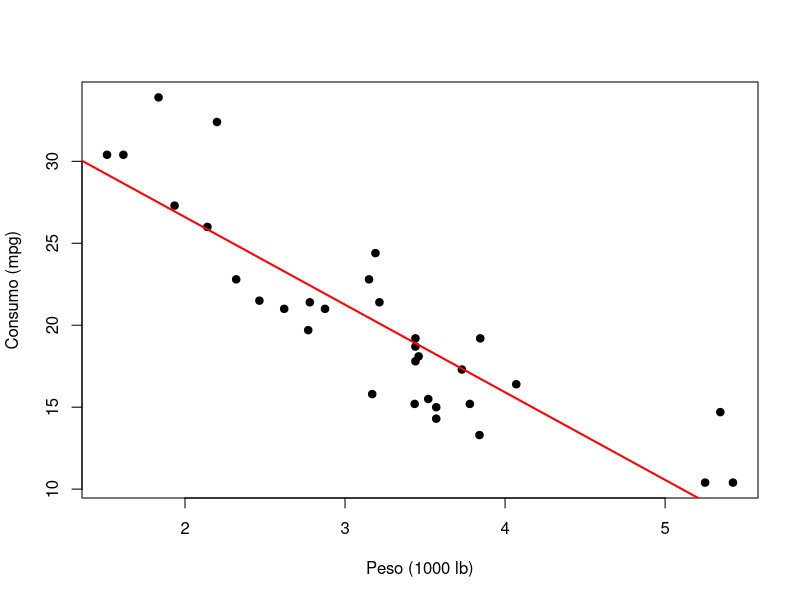

Generate this figure with R:
# Correlação de Pearson: exemplo completo ----
# Pacote: apenas o stats (já vem com o R). Dados: mtcars.

# 1. Dados: peso (wt, em 1000 libras) e consumo (mpg) de 32 automóveis
x <- mtcars$wt
y <- mtcars$mpg
n <- length(x)

# 2. Gráfico de dispersão (sempre antes do coeficiente)
plot(x, y, pch = 19, xlab = "Peso (1000 lb)", ylab = "Consumo (mpg)")
abline(lm(y ~ x), col = "red", lwd = 2)

# 3. Correlação de Pearson, teste de hipóteses e intervalo de confiança de 95%
resultado <- cor.test(x, y, method = "pearson", conf.level = 0.95)
print(resultado)

# 4. Cálculo pela definição
Sxy <- sum((x - mean(x)) * (y - mean(y)))
Sxx <- sum((x - mean(x))^2); Syy <- sum((y - mean(y))^2)
r <- Sxy / sqrt(Sxx * Syy)
t <- r * sqrt((n - 2) / (1 - r^2))
c(r = r, t = t, r2 = r^2)

# 5. Intervalo de confiança pela transformação z de Fisher
z <- atanh(r); ep <- 1 / sqrt(n - 3)
tanh(z + c(-1, 1) * qnorm(0.975) * ep)

# 6. Normalidade das duas variáveis (para o teste e o IC)
shapiro.test(x)
shapiro.test(y)
